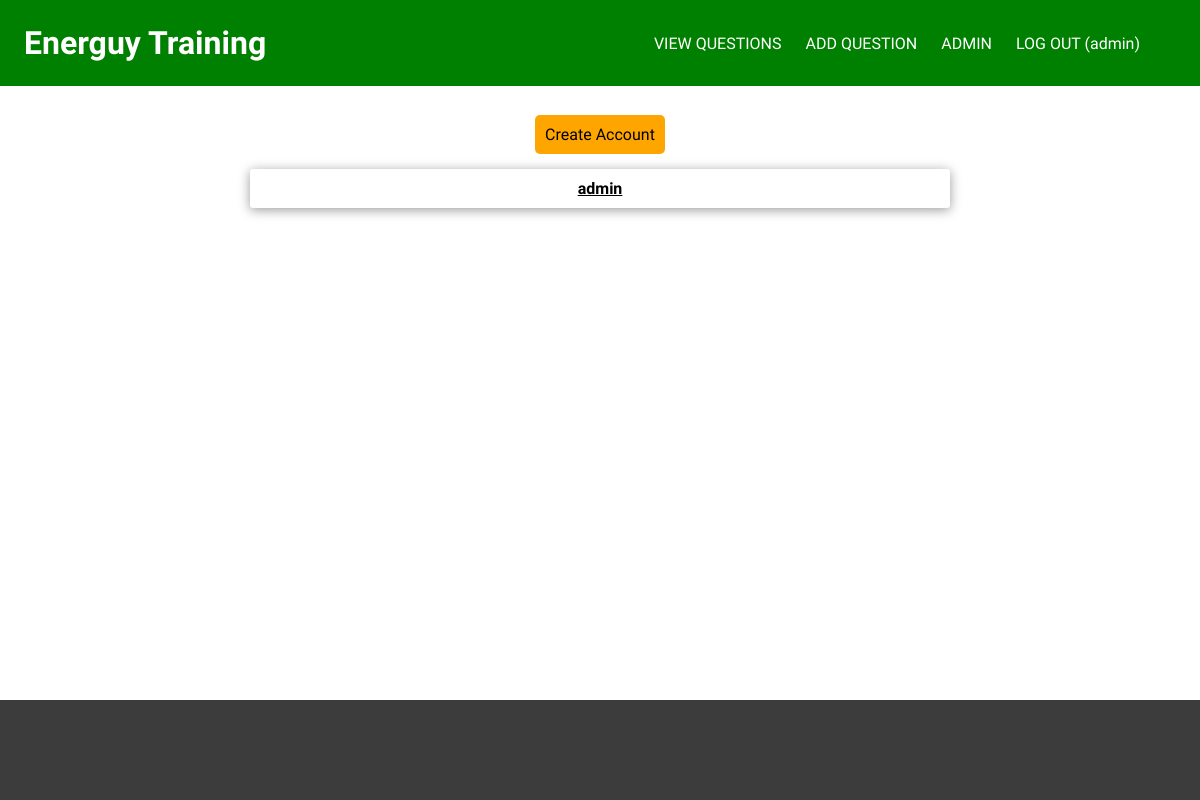
Page /admin (signed in) on the earlier database version.
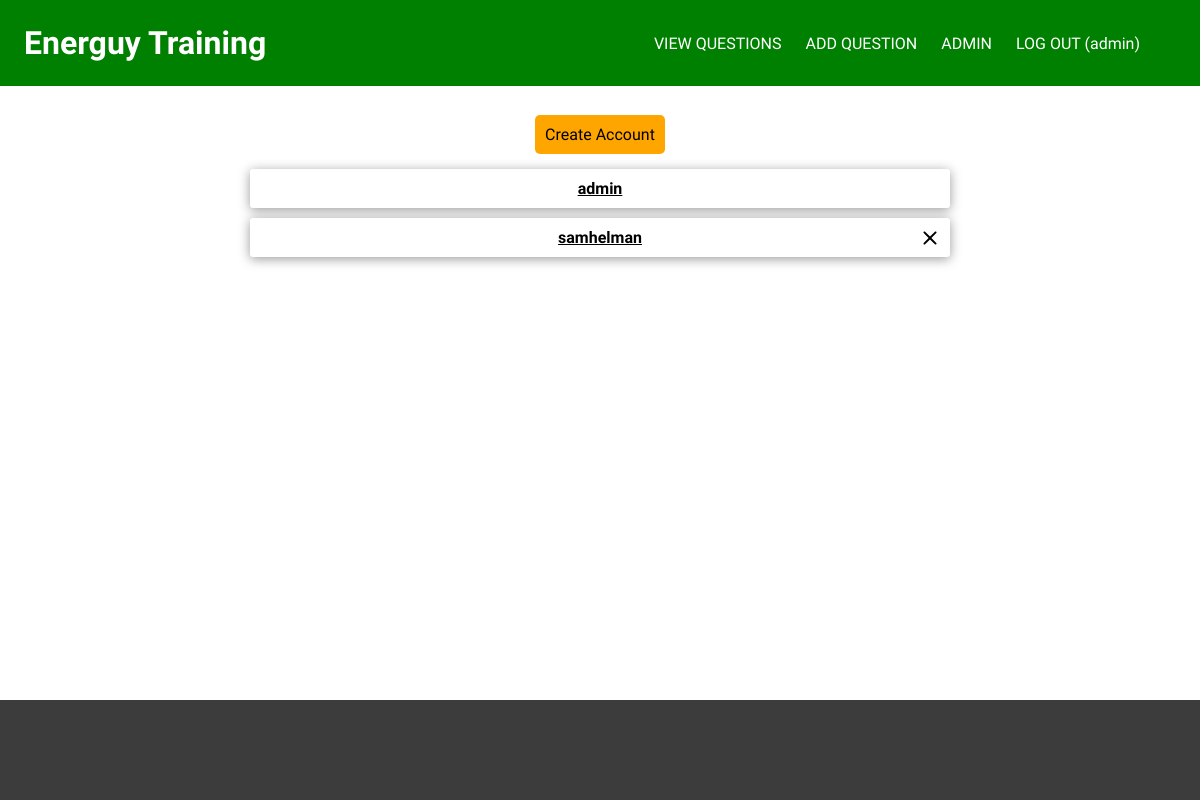
Same page on the later database version.
### package/models.py (models this page shows, shortened)
class User(db.Model, UserMixin):
  __tablename__ = 'Users'
  id = db.Column(db.Integer, primary_key=True)
  username = db.Column(db.String(1000), unique=True, nullable=False)
  password = db.Column(db.String(1000), nullable=False)

### package/routes.py (the view)
@app.route('/admin')
@login_required
def admin():
  if current_user.username == 'admin':
    users = User.query.all()
    return render_template('admin.html', title = 'Admin', users=users)
  else:
    flash('Only the admin user can view the admin page.', 'failure')
    return redirect(url_for('home'))

### package/__init__.py (called while the page is built)
@login_manager.user_loader
def load_user(user_id):
  return User.query.get(int(user_id))

### package/templates/admin.html
{% extends 'base.html' %}
{% block content %}
  <div class="button-container">
    <a class="button" href="{{ url_for('create_account') }}">Create Account</a>
  </div>
  {% for user in users %}
    <div class="card">
      <h4>{{ user.username }}</h4>
      {% if user.username != 'admin' %}
      <div class="icon close">
        <a href="/delete-user/{{ user.username }}">
          <img src="{{ url_for('static', filename='icons/close.svg') }}">
        </a>
      </div>
      {% endif %}
    </div>
  {% endfor %}
{% endblock content %}

### package/templates/base.html (shortened to what this page needs)
<!DOCTYPE html>
<html>
  <head>
    <link rel='stylesheet' type='text/css' href="{{ url_for('static', filename='style.css') }}">
  </head>
  <body>
    <div class="page-container">
      <header>
        <div class="logo">
          <a href="{{ url_for('home') }}">
            <h1>Energuy Training</h1>
          </a>
        </div>
        <div class="nav">
          <ul>
            <a href="{{ url_for('questions') }}">
              VIEW QUESTIONS
            </a>
            <a href="{{ url_for('add_question') }}">
              ADD QUESTION
            </a>
            {% if current_user.username == 'admin' and current_user.is_authenticated %}
              <a href="{{ url_for('admin') }}">
                ADMIN
              </a>
            {% endif %}
            {% if current_user.is_authenticated %}
              <a href="{{ url_for('logout') }}">
                LOG OUT ({{ current_user.username }})
              </a>
            {% else %}
              <a href="{{ url_for('login') }}">
                LOG IN
              </a>
            {% endif %}
          </ul>
        </div class="nav">
      </header>
      <main>
        <div class="container">
          {% block content %}
          {% endblock %}
        </div>
      </main>
      <footer>
      </footer>
    </div>
  </body>
</html>

### package/static/style.css (style rules this page uses)
* { padding: 0; margin: 0; box-sizing: border-box; font-family: 'Raleway', sans-serif; text-align: center; }
header { background-color: green; display: flexbox; justify-content: center; }
header h1 { text-align: center; padding: 2vw 0; color: white; }
header div { padding: 0 2vw; }
header .nav { width: 100vw; display: flex; justify-content: center; align-items: center; }
header ul { text-align: center; }
header ul a { display: block; padding: 1vh; width: 100vw; }
header a { color: white; text-decoration: none; }
.container { margin: 2vh 5vw; }
.card { position: relative; padding: 10px; background-color: white; border-radius: 3px; box-shadow: 0 2px 12px 0 rgba(0,0,0,0.4); margin: 10px; overflow-wrap: break-word; }
.card div { margin: 1vh; }
.icon { position: absolute; top: 0; }
.icon a { text-decoration: none; }
.icon a img { width: 24px; height: 24px; }
.close { right: 0; }
h4 { font-weight: bold; text-decoration: underline; }
.button-container { display: flex; justify-content: center; }
.button { padding: 10px; margin: 5px; border-radius: 5px; background-color: orange; text-decoration: none; color: black; }
main { padding-bottom: 100px; }
footer { height: 100px; background-color: rgb(60,60,60); width: 100%; position: absolute; bottom: 0; }
.page-container { position: relative; min-height: 100vh; }
@media only screen and (min-width: 720px) { header { position: relative; display: flex; justify-content: initial; align-items: center; } }
@media only screen and (min-width: 720px) { header h1 { text-align: left; } }
@media only screen and (min-width: 720px) { header .nav { position: absolute; height: 100%; right: 2vw; } }
@media only screen and (min-width: 720px) { header ul { display: flex; position: relative; align-items: center; height: 100%; } }
@media only screen and (min-width: 720px) { header ul a { display: inline-flex; padding: 0 1vw; height: 100%; width: auto; align-items: center; } }
@media only screen and (min-width: 720px) { header .nav { width: auto; } }
@media only screen and (min-width: 720px) { .container { margin: 2vw 20vw; } }

Differences in the rows shown:
added User: username "samhelman"
